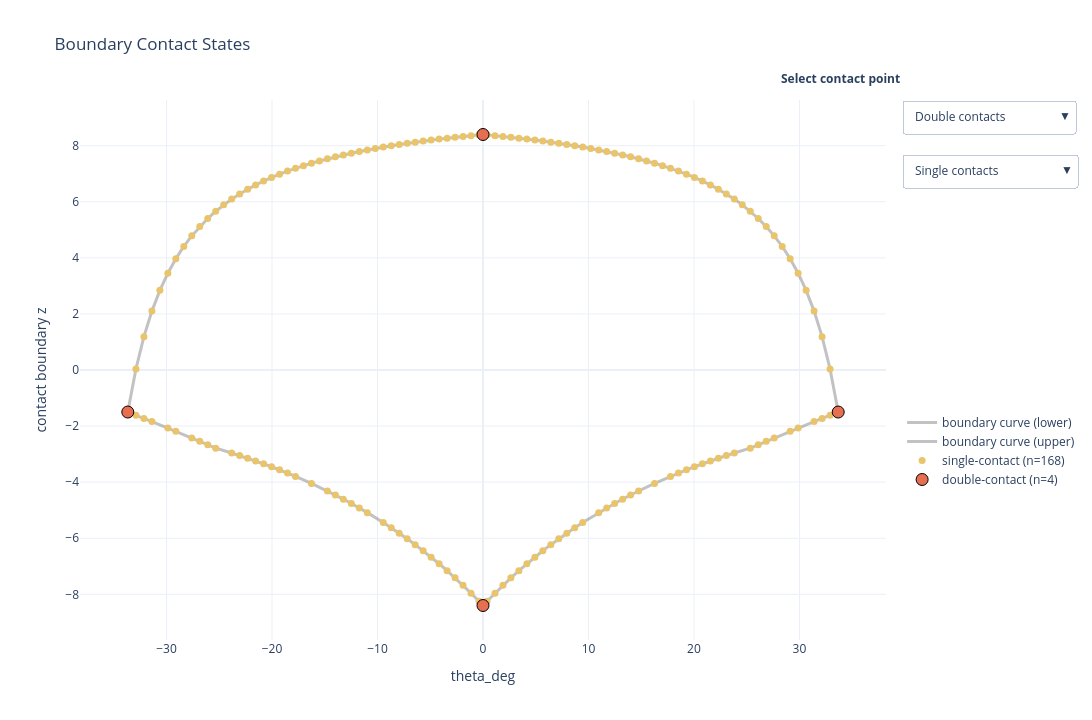

Notebook cell for this chart:
### Code cell
fig_select = plot_boundary_select_contact_eigenvectors_two_dropdowns(
    boundary_results_with_double_contacts,
    conf_ref=BASELINE_CONF,
    vector_scale=2.0,
)
